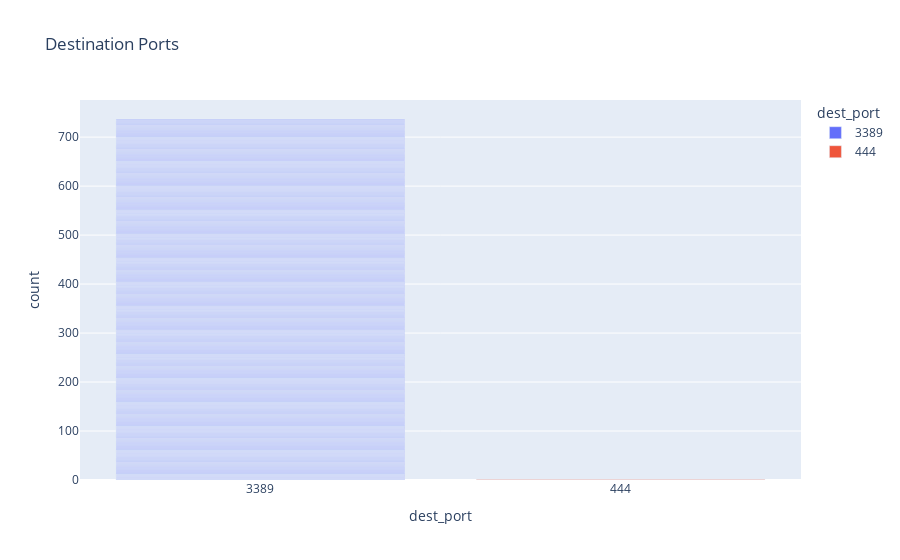

This figure's notebook cell:
### Code cell
px.bar(event_3, x="dest_port", color="dest_port", title="Destination Ports")

### Figure 1 — Plotly figure (JSON) as saved in the notebook; plotly's stock layout.template omitted (floating-point values rounded to 4 significant figures; data arrays with more than 128 entries replaced by an {"elided": "..."} marker saying what was removed)
{"data": [{"alignmentgroup": "True", "hovertemplate": "dest_port=%{x}<br>count=%{y}<extra></extra>", "legendgroup": "3389", "marker": {"color": "#636efa", "pattern": {"shape": ""}}, "name": "3389", "offsetgroup": "3389", "orientation": "v", "showlegend": true, "textposition": "auto", "type": "bar", "x": {"elided": "737 str values"}, "xaxis": "x", "y": {"elided": "737 int values"}, "yaxis": "y"}, {"alignmentgroup": "True", "hovertemplate": "dest_port=%{x}<br>count=%{y}<extra></extra>", "legendgroup": "444", "marker": {"color": "#EF553B", "pattern": {"shape": ""}}, "name": "444", "offsetgroup": "444", "orientation": "v", "showlegend": true, "textposition": "auto", "type": "bar", "x": ["444"], "xaxis": "x", "y": [1], "yaxis": "y"}], "layout": {"autosize": true, "barmode": "relative", "legend": {"title": {"text": "dest_port"}, "tracegroupgap": 0}, "title": {"text": "Destination Ports"}, "xaxis": {"anchor": "y", "autorange": true, "categoryarray": ["3389", "444"], "categoryorder": "array", "domain": [0, 1], "range": [-0.5, 1.5], "title": {"text": "dest_port"}, "type": "category"}, "yaxis": {"anchor": "x", "autorange": true, "domain": [0, 1], "range": [0, 775.8], "title": {"text": "count"}, "type": "linear"}}}
